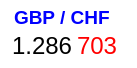
     <widget class="QWidget" name="widget1_11" native="true">
      <property name="geometry">
       <rect>
        <x>290</x>
        <y>150</y>
        <width>137</width>
        <height>68</height>
       </rect>
      </property>
      <property name="styleSheet">
       <string notr="true">background-color: rgb(255, 255, 255);
border-radius: 10px
</string>
      </property>
      <widget class="QLabel" name="labelGBPCHF1">
       <property name="geometry">
        <rect>
         <x>14</x>
         <y>2</y>
         <width>111</width>
         <height>31</height>
        </rect>
       </property>
       <property name="font">
        <font>
         <pointsize>14</pointsize>
         <weight>75</weight>
         <bold>true</bold>
        </font>
       </property>
       <property name="styleSheet">
        <string notr="true">color: rgb(0, 0, 255);
</string>
       </property>
       <property name="text">
        <string>GBP / CHF</string>
       </property>
      </widget>
      <widget class="QLabel" name="labelGBPCHF2">
       <property name="geometry">
        <rect>
         <x>12</x>
         <y>30</y>
         <width>61</width>
         <height>31</height>
        </rect>
       </property>
       <property name="font">
        <font>
         <pointsize>18</pointsize>
        </font>
       </property>
       <property name="styleSheet">
        <string notr="true"/>
       </property>
       <property name="text">
        <string>1.286</string>
       </property>
      </widget>
      <widget class="QLabel" name="labelGBPCHF3">
       <property name="geometry">
        <rect>
         <x>77</x>
         <y>30</y>
         <width>41</width>
         <height>31</height>
        </rect>
       </property>
       <property name="font">
        <font>
         <pointsize>18</pointsize>
        </font>
       </property>
       <property name="styleSheet">
        <string notr="true">color: rgb(255, 0, 0);
</string>
       </property>
       <property name="text">
        <string>703</string>
       </property>
      </widget>
     </widget>
